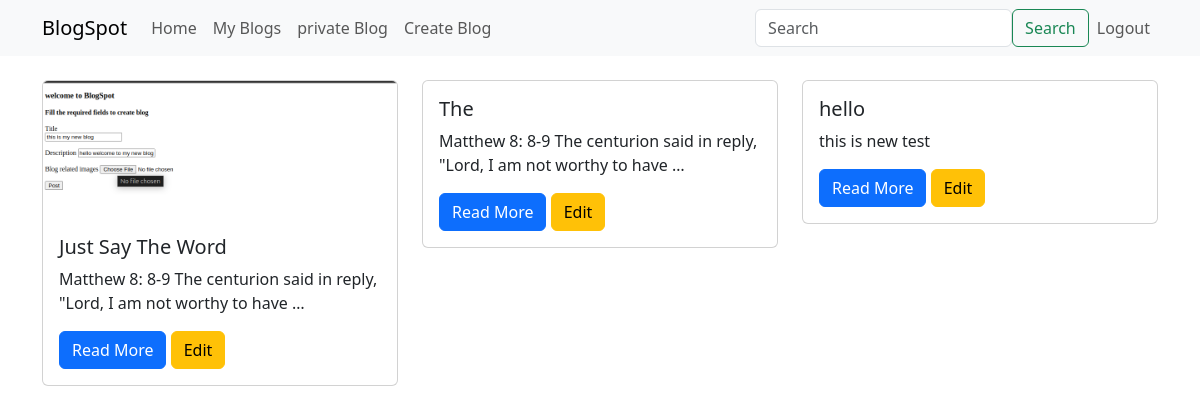
Page /myblog/ (signed in) on the earlier database version.
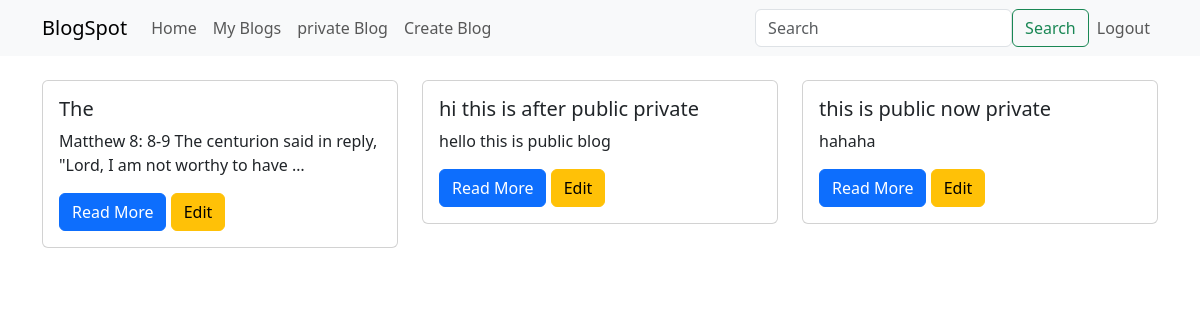
Same page on the later database version.
### blog/models.py (models this page shows, shortened)
class Createblog(models.Model):
    user = models.ForeignKey(Bloguser, on_delete= models.CASCADE, related_name= 'user')
    title = models.TextField(max_length=256)
    description = models.TextField()
    blog_img = models.ImageField(upload_to='media/', blank=True)
    published_on = models.DateField(default= timezone.now)
    edited_on = models.DateField(default=timezone.now)
    BLOG_CHOICES = (
        ('P', 'Private'),
        ('S', 'Public'),
    )
    blog_type = models.CharField(max_length=20, default= "S", choices=BLOG_CHOICES)

### blog/views.py (the view)
# urls.py: path('myblog/', my_blogs, name = "myblog"),
@login_required
def my_blogs(request):
    user = request.user
    blogs = Createblog.objects.filter(user=user)
    return render(request, 'myblogs.html', {'blogs': blogs})

### blog/models.py (called while the page is built)
    def __str__(self) -> str:
        return self.username

### blog/templates/myblogs.html (shortened to what this page needs)
<!DOCTYPE html>
<html lang="en">
<head>
    {% load bootstrap5 %}
    {% bootstrap_css %}
</head>
<body>
    <nav class="navbar navbar-expand-lg navbar-light bg-light">
        <div class="container">
         <a class="navbar-brand" href="{% url 'index' %}">BlogSpot</a>
         <div class="collapse navbar-collapse" id="navbarSupportedContent">
             <ul class="navbar-nav mr-auto">
                 <li class="nav-item active">
                     <a class="nav-link" href="{% url 'index' %}">Home</a>
                 </li>
                 {% if user.is_authenticated %}
                 <li class="nav-item">
                     <a class="nav-link" href="{% url 'myblog' %}">My Blogs</a>
                 </li>
                 <li class="nav-item">
                     <a class="nav-link" href="{% url 'privateblog' %}">private Blog</a>
                 </li>
                 <li class="nav-item">
                     <a class="nav-link" href="{% url 'newblog' %}">Create Blog</a>
                 </li>
             </div>
                 <form method="POST" action="{% url 'individual' %}" class="form-inline d-flex my-2 my-lg-0">
                     <input class="form-control mr-sm-2" type="search" name="search_item" placeholder="Search" aria-label="Search">
                     <button class="btn btn-outline-success my-2 my-sm-0" style="display: inline-block; margin-top: 8px;"  type="submit">Search</button>
                 </form>
                 <li class="nav-item navbar-nav mr-auto">
                     <a class="nav-link" href="{% url 'logout' %}">Logout</a>
                 </li>
                 {% else %}
                 <li class="nav-item navbar-nav mr-auto">
                     <a class="nav-link" href="{% url 'login' %}">Login</a>
                 </li>
                 {% endif %}
         </div>
     </nav>
    <div class="container mt-4">
        <div class="row">
            {% for blog in blogs %}
            <div class="col-md-4 mb-4">
                <div class="card">
                    {% if blog.blog_img %}
                    <img src="{{ blog.blog_img.url }}" class="card-img-top" alt="{{ blog.title }}">
                    {% endif %}
                    <div class="card-body">
                        <h5 class="card-title">{{ blog.title }}</h5>
                        <p class="card-text">{{ blog.description|truncatewords:15 }}</p>
                        <a href="{% url 'details' blog.pk %}" class="btn btn-primary">Read More</a>
                        {% if blog.user == user %}
                        <a href="{% url 'edit' blog.pk %}" class="btn btn-warning">Edit</a>
                        {% endif %}
                    </div>
                </div>
            </div>
            {% endfor %}
        </div>
    </div>
</body>
</html>

Differences in the rows shown:
removed Createblog: blog_img (picture), title "Just Say The Word", description "Matthew 8: 8-9 The centurion said in reply, \"Lord, I am not worthy to have …", shows "Edit"
removed Createblog: title "hello", description "this is new test", shows "Edit"
added Createblog: title "hi this is after public private", description "hello this is public blog", shows "Edit"
added Createblog: title "this is public now private", description "hahaha", shows "Edit"
